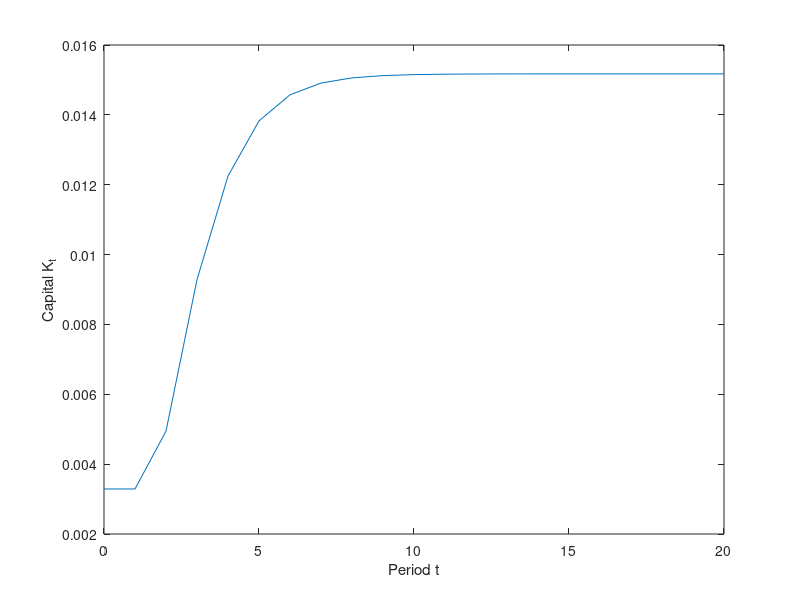
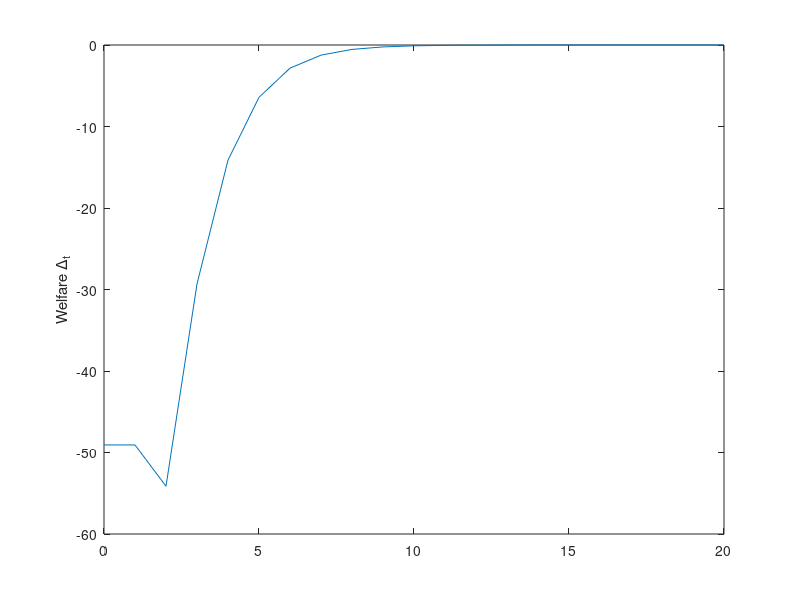

Write the MATLAB code that produced these figures, in order.
function Ch6_social_security1_IES05();
% 
%	Chapter 6.3.2 PAYG System
%   Author: Burkhard Heer
%   Last Change: June 5, 2019
%
%   Sensitivity Analysis: Computes the case for an intertemporal elasticity
%                           of substitution IES=0.5
%   Exercise, see youtube video tutorial
%


clc;
close all;

%
% Step 1: Parameterization 
%

ls=0.3;			% labor supply
alpha=0.36;		% production elasticity of capital
beta0=0.40;		% discount factor 
n=0.1;			% population growth rate
nt=20;          % number of transition periods
sigma0 = 2.0;   % coefficient of relative risk aversion
% disutility parameters: see Example 2
nu0=257.15;
nu1=3.33;

%
% Step 2:   Computaion of the steady state for the
%           case 1: no pension
%
tau=0;

par.ls = ls;
par.alpha = alpha;
par.beta0 = beta0;
par.n = n;
par.nu0 = nu0
par.nu1 = nu1;
par.tau = tau;
par.nt = nt;
par.sigma0 = sigma0;


% compute a grid for the solution for various k
% eq. (6.19)
kmin=0.001;
kmax=5.0;
nk=1000;
k=linspace(kmin,kmax,nk);
yk=zeros(nk,1);

for i=1:1:nk
    par.i = i;
	yk(i)=ksteady(k(i),par);
	i
    yk(i)
end

clc;
yk = abs(yk);
% minimum of yk as starting value
[M, I] = min(yk)

kinitial = k(I);
kss = fsolve(@(x)ksteady(x,par),kinitial);

disp('ksteady(kss,par) ');
ksteady(kss,par)
kss
yss=kss^(alpha)*ls^(1-alpha)

rss = interest(kss,ls,par);
wss = wage(kss,ls,par);
c1ss = ( (1-tau)+ (1+n)/(1+rss)*tau) *wss*ls / ( 1 +beta0^(1/sigma0) * (1+rss)^(1/sigma0-1)  ) ;
c2ss=beta0^(1/sigma0)*c1ss*(1+rss)^(1/sigma0);
utilss=util(c1ss,c2ss,ls,par)


%
% Step 3:   Computaion of the steady state for the
%           case 2: PAYG pension 
% 
tau=0.3;
par.tau = tau;

for i=1:1:nk
    par.i = i;
	yk(i)=ksteady(k(i),par);
	i
    yk(i)
end

clc;
yk = abs(yk);
% minimum of yk as starting value
[M, I] = min(yk)

kinitial = k(I);
kssd = fsolve(@(x)ksteady(x,par),kinitial);

pause;

disp('ksteady(kssd,par) ');
ksteady(kssd,par)
kssd
yssd=kssd^(alpha)*ls^(1-alpha)

rssd = interest(kssd,ls,par);
wssd = wage(kssd,ls,par);
c1ssd = ( (1-tau)+ (1+n)/(1+rssd)*tau) *wssd*ls / ( 1 +beta0^(1/sigma0) * (1+rssd)^(1/sigma0-1)  ) ;
c2ssd = beta0^(1/sigma0)*c1ssd*(1+rssd)^(1/sigma0);
utilssd=util(c1ssd,c2ssd,ls,par);
cec=exp( (utilssd-utilss)/(1+beta0) )-1
pause;

%
% Step 4:
% computation of the dynamics
%
kt=zeros(nt+1,1);
utilt=kt;
periods=linspace(0,nt,21);
kt(1)=kssd;
utilt(1)=utilssd;
cect=zeros(nt+1,1);

cec=(utilssd-utilss)/( c1ss^(1-sigma0)/(1-sigma0) + beta0 * c2ss^(1-sigma0)/(1-sigma0) );
cec=cec+1;    
cec = cec^(1/(1-sigma0))-1;
cect(1)=cec;


tau0=0.3;
par.tau0 = tau0;    % social security rate in period t
tau1=0.3;           % social security rate in period t+1
par.tau1 = tau1;
for i=1:1:nt
    if i==2 
        tau1=0; % first generation still has to pay contributions for pension of the old
                % but will not receive a pension itself
        par.tau1 = tau1;
    elseif i==3
        tau0=0;     % generation born in period t=2 (corresponding to i=3) is the first generation
                    % that does not pay social security contributions
        par.tau0=tau0;
    end	 
	k0=kt(i);
    par.k0 = k0;
    k1 = fsolve(@(x)kdyn(x,par),k0); 
	d0 = tau0*wage(k0,ls,par)*ls;   % social security contribution in period t=i-1
    d1 = tau1*wage(k1,ls,par)*ls;   % social security contribution in period t+1 = i
    
    c1 = (1-tau0)*wage(k0,ls,par) *ls+ (1+n)*d1/(1+interest(k1,ls,par));
    c1 = c1 / (1 + beta0^(1/sigma0)*(1+interest(k1,ls,par))^(1/sigma0-1));
        
	c2=beta0^(1/sigma0)*c1*(1+interest(k1,ls,par))^(1/sigma0);
    
    
	utilt(i+1) = util(c1,c2,ls,par);
    
    cec=(util(c1,c2,ls,par)-utilss)/( c1ss^(1-sigma0)/(1-sigma0) + beta0 * c2ss^(1-sigma0)/(1-sigma0) );
    cec=cec+1;    
    cec = cec^(1/(1-sigma0))-1;
    
	cect(i+1) = cec;
    kt(i+1)=k1;
end

clc;


save Ch6_social_security_IES05;

figure
plot(periods,kt);
xlabel('Period t');
ylabel('Capital K_t');
pause;

figure
plot(periods,cect*100);
ylabel('Welfare \Delta_t');

end

%%%%%%%%%%%%%%%%%%%%%%%%%%%%%%%%%%%%%%%%%%%%%%%%%%%%%%%%%%%%%%%%%%%%%%%%%%%
%% AUXILIARY FUNCTIONS
%%%%%%%%%%%%%%%%%%%%%%%%%%%%%%%%%%%%%%%%%%%%%%%%%%%%%%%%%%%%%%%%%%%%%%%%%%%



%% interest rate 
function [y] = interest(k,l,par)
    alpha = par.alpha;
	y=alpha*k^(alpha-1)*l^(1-alpha);
end

%% wage 
function [w] = wage(k,l,par)
    alpha = par.alpha;
	w=(1-alpha)*k^alpha*l^(-alpha);
end


% procedure that computes k_t+1 given k_t*/
% input: k1 - next period capital stock 
% output: the value of the equilibrium condition
function [y] =  kdyn(x,par)
    beta0 = par.beta0;
	n = par.n;
    ls = par.ls;
    tau0 = par.tau0;
    tau1 = par.tau1;     
    sigma0 = par.sigma0;
    k1 = x;
    k0 = par.k0;
    w0=wage(k0,ls,par);
    r1=interest(k1,ls,par);
	d1=tau1*wage(k1,ls,par)*ls;
	y=k1*(1+n)-(1-tau0)*w0*ls*beta0^(1/sigma0)*(1+r1)^(1/sigma0-1)/(1+beta0^(1/sigma0)*(1+r1)^(1/sigma0-1));
    y = y + (1+n)*d1 / (1+r1+beta0^(1/sigma0)*(1+r1)^(1/sigma0) );
    
end

%% ksteady: eq. (6.19) 
function [y] = ksteady(k0,par)
    
    tau = par.tau;
    ls = par.ls;
    i = par.i;
    n = par.n;
    beta0 = par.beta0;
    sigma0 = par.sigma0;
    
	w=wage(k0,ls,par);
	r=interest(k0,ls,par);
	
	y=k0*(1+n)-(1-tau)*w*ls*beta0^(1/sigma0)*(1+r)^(1/sigma0-1)/ ( 1+ beta0^(1/sigma0)*(1+r)^(1/sigma0-1));
	y = y + (1+n)*tau*w*ls/ (1+ r+beta0^(1/sigma0)*(1+r)^(1/sigma0) );
    
end

%% util: lifetime utility 
function[y] = util(c1,c2,l1,par)
	sigma0 = par.sigma0;
    beta0 = par.beta0;
    nu0 = par.nu0;
    nu1 = par.nu1;
	y = c1^(1-sigma0)/(1-sigma0) + beta0 * c2^(1-sigma0)/(1-sigma0) - nu0 * l1^(1+1/nu1)/(1+1/nu1);
	
end
